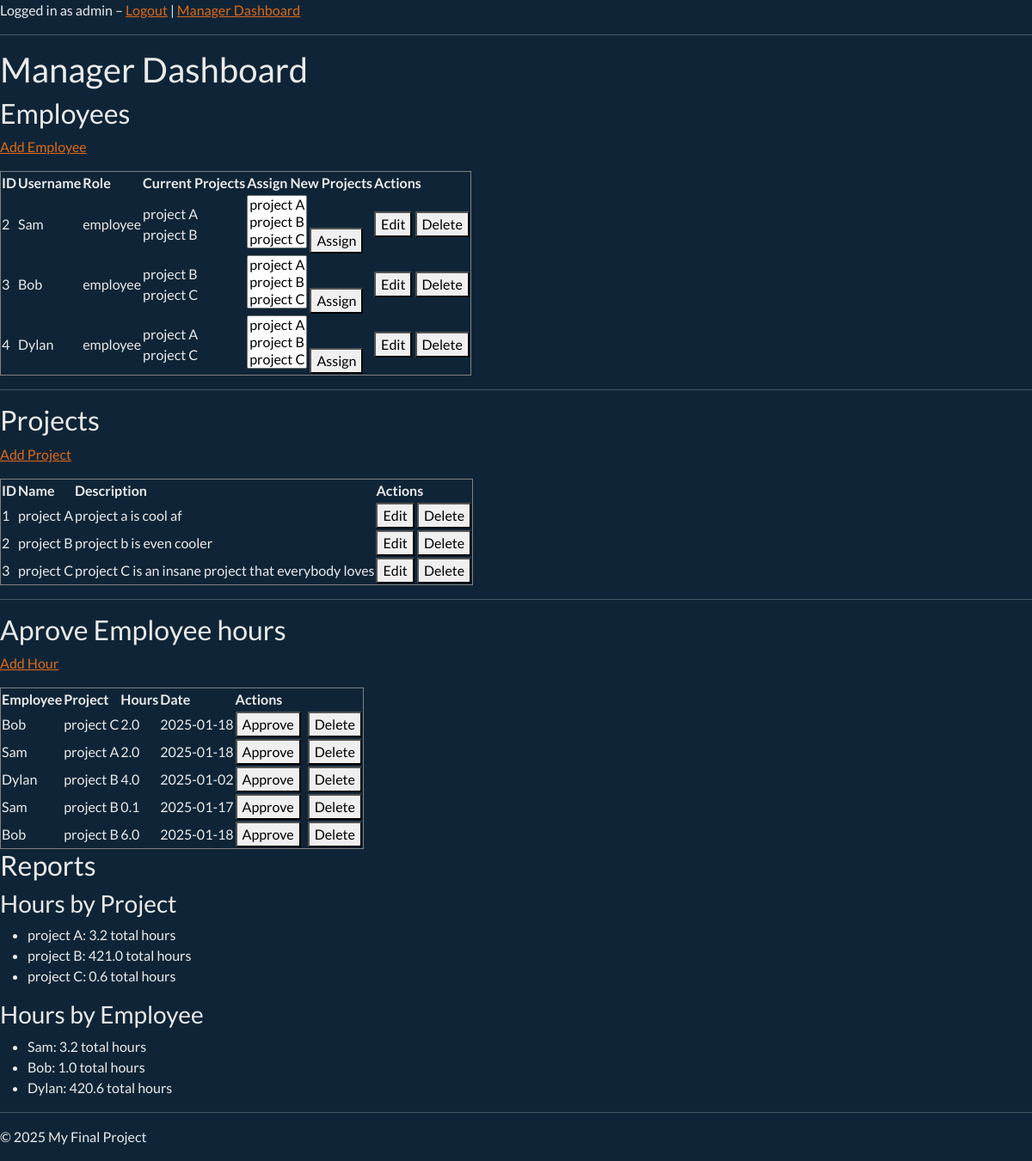
Page /manager/dashboard (signed in) on the earlier database version.
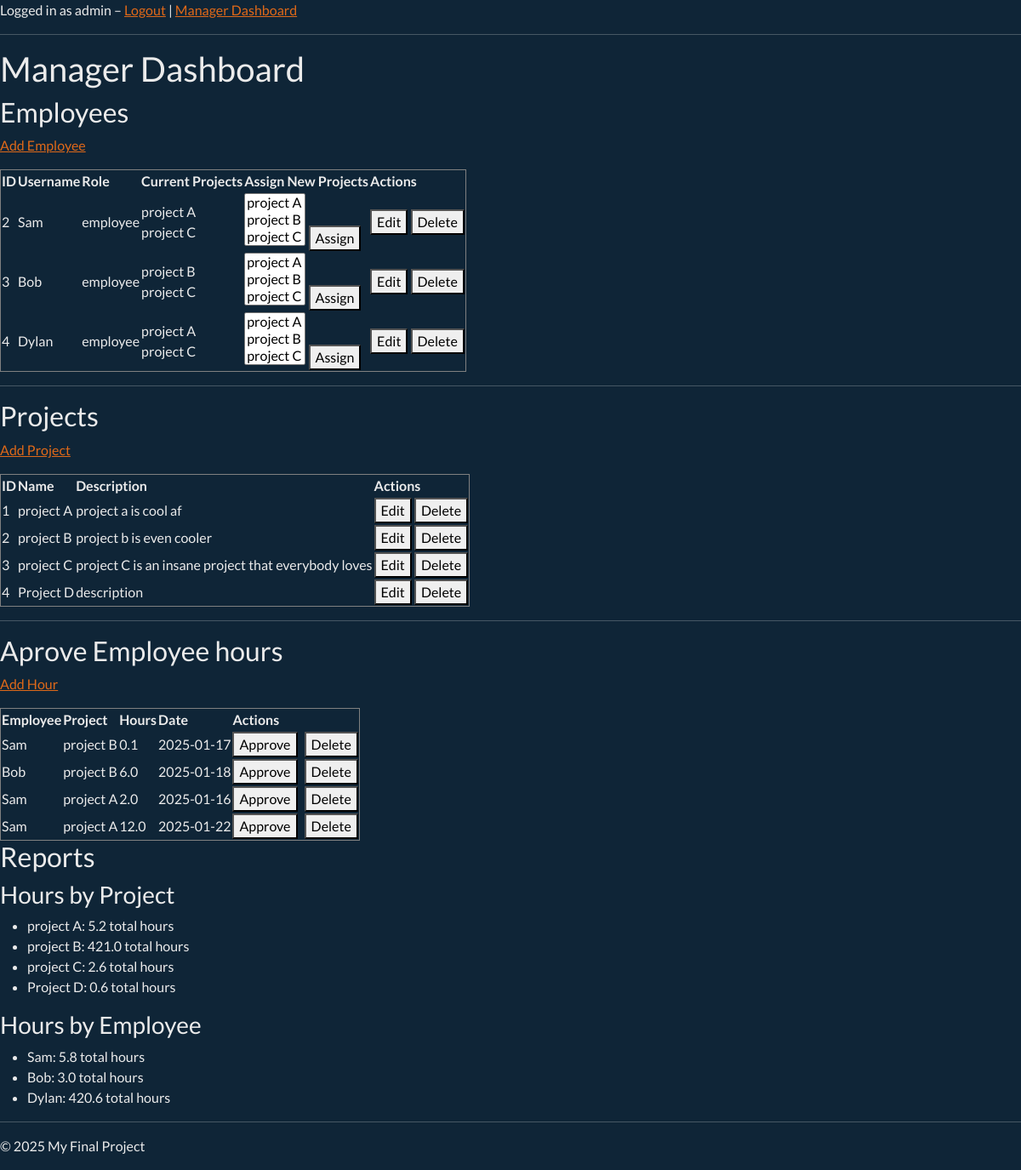
Same page on the later database version.
### app.py (models this page shows)
class User(db.Model):
    id = db.Column(db.Integer, primary_key=True)
    username = db.Column(db.String(150), unique=True, nullable=False)
    password = db.Column(db.String(150), nullable=False)
    role = db.Column(db.String(50), nullable=False, default="employee")
    first_name = db.Column(db.String(100), nullable=True)
    last_name = db.Column(db.String(100), nullable=True)
    phone = db.Column(db.String(50), nullable=True)
    address = db.Column(db.String(200), nullable=True)
    birthdate = db.Column(db.Date, nullable=True)
    hours_worked = db.Column(db.Float, default=0.0)
    projects = db.relationship(
        'Project',
        secondary=employee_projects,
        back_populates='users'
    )

class Project(db.Model):
    id = db.Column(db.Integer, primary_key=True)
    name = db.Column(db.String(150), unique=True, nullable=False)
    description = db.Column(db.String(500), nullable=True)
    total_hours = db.Column(db.Float, default=0.0)
    users = db.relationship(
        'User',
        secondary=employee_projects,
        back_populates='projects'
    )

class TimeLog(db.Model):
    id = db.Column(db.Integer, primary_key=True)
    user_id = db.Column(db.Integer, db.ForeignKey('user.id'), nullable=False)
    log_date = db.Column(db.Date, default=date.today)
    hours = db.Column(db.Float, default=0.0)
    approved = db.Column(db.Boolean, default=False)	# NEW: whether the hours are approved
    project_id = db.Column(db.Integer, db.ForeignKey('project.id'), nullable=True)
    project = db.relationship('Project')
    user = db.relationship('User', backref='time_logs')

### app.py (the view)
@app.route('/manager/dashboard')
@admin_required
def manager_dashboard():
    projects = Project.query.all()
    employees = User.query.filter(User.role != 'admin').all()
    project_summaries = []
    for p in projects:
        approved_hours = db.session.query(db.func.sum(TimeLog.hours))\
            .filter(TimeLog.project_id == p.id, TimeLog.approved == True)\
            .scalar() or 0.0
        project_summaries.append((p, approved_hours))
    employee_summaries = []
    for emp in employees:
        approved_hours = db.session.query(db.func.sum(TimeLog.hours))\
            .filter(TimeLog.user_id == emp.id, TimeLog.approved == True)\
            .scalar() or 0.0
        employee_summaries.append((emp, approved_hours))
    pending_logs = TimeLog.query.filter_by(approved=False).all()
    return render_template(
        'manager_dashboard.html',
        projects=projects,
        employees=employees,
        project_summaries=project_summaries,
        employee_summaries=employee_summaries,
        pending_logs=pending_logs
    )

### app.py (called while the page is built)
def admin_required(f):
    @wraps(f)
    def decorated_function(*args, **kwargs):
        if 'user_id' not in session or session.get('role') != 'admin':
            flash("Admin access required.", "danger")
            return redirect(url_for('login'))
        return f(*args, **kwargs)
    return decorated_function

@app.before_request
def setup():
    global app_initialized
    if not app_initialized:
        db.create_all()
        create_admin()
        app_initialized = True

### templates/manager_dashboard.html
{% extends "base.html" %}
{% block content %}
<h1>Manager Dashboard</h1>
<h2>Employees</h2>
<p><a href="{{ url_for('manager_add_employee') }}">Add Employee</a></p>
<table border="1">
    <thead>
        <tr>
            <th>ID</th>
            <th>Username</th>
            <th>Role</th>
            <th>Current Projects</th>
            <th>Assign New Projects</th>
            <th>Actions</th>
        </tr>
    </thead>
    <tbody>
    {% for emp in employees %}
        <tr>
            <td>{{ emp.id }}</td>
            <td>{{ emp.username }}</td>
            <td>{{ emp.role }}</td>
            <td>
                {% if emp.projects %}
                    {% for p in emp.projects %}
                        {{ p.name }}<br>
                    {% endfor %}
                {% else %}
                    None
                {% endif %}
            </td>
            <td>
                <form method="POST" action="{{ url_for('manager_assign_projects', user_id=emp.id) }}">
                    <select name="project_ids" multiple size="3">
                        {% for p in projects %}
                            <option value="{{ p.id }}">{{ p.name }}</option>
                        {% endfor %}
                    </select>
                    <button type="submit">Assign</button>
                </form>
            </td>
            <td>
                <a href="{{ url_for('manager_edit_employee', user_id=emp.id) }}" style="text-decoration:none;">
                    <button type="button">Edit</button>
                </a>
                <form action="{{ url_for('manager_delete_employee', user_id=emp.id) }}"
                      method="POST"
                      style="display:inline;"
                      onsubmit="return confirm('Delete this employee?');">
                    <button type="submit">Delete</button>
                </form>
            </td>
        </tr>
    {% endfor %}
    </tbody>
</table>
<hr>
<h2>Projects</h2>
<p><a href="{{ url_for('manager_add_project') }}">Add Project</a></p>
<table border="1">
    <tr>
        <th>ID</th>
        <th>Name</th>
        <th>Description</th>
        <th>Actions</th>
    </tr>
    {% for p in projects %}
    <tr>
        <td>{{ p.id }}</td>
        <td>{{ p.name }}</td>
        <td>{{ p.description }}</td>
        <td>
            <form action="{{ url_for('manager_edit_project', project_id=p.id) }}" method="GET" style="display:inline;">
                <button type="submit">Edit</button>
            </form>
            <form action="{{ url_for('manager_delete_project', project_id=p.id) }}" method="POST" style="display:inline;" onsubmit="return confirm('Delete this project?');">
                <button type="submit">Delete</button>
            </form>
        </td>
    </tr>
    {% endfor %}
</table>
<hr>
<h2>Aprove Employee hours</h2>
<p><a href="{{ url_for('manager_add_hour') }}">Add Hour</a></p>
<table border="1">
  <thead>
    <tr>
      <th>Employee</th>
      <th>Project</th>
      <th>Hours</th>
      <th>Date</th>
      <th>Actions</th>
    </tr>
  </thead>
  <tbody>
  {% for log in pending_logs %}
    <tr>
      <td>{{ log.user.username }}</td>
      <td>{{ log.project.name if log.project else "N/A" }}</td>
      <td>{{ log.hours }}</td>
      <td>{{ log.log_date }}</td>
      <td>
        <form action="{{ url_for('manger_approve_hours', hour_id=log.id) }}"
              method="POST"
              style="display:inline;">
          <button type="submit">Approve</button>
        </form>
        <form action="{{ url_for('manager_delete_hour', hour_id=log.id) }}"
              method="POST"
              style="display:inline; margin-left: 5px;">
          <button type="submit">Delete</button>
        </form>
      </td>
    </tr>
  {% endfor %}
  </tbody>
</table>
<h2>Reports</h2>
<h3>Hours by Project</h3>
<ul>
{% for proj, hours in project_summaries %}
    <li>{{ proj.name }}: {{ hours }} total hours</li>
{% endfor %}
</ul>
<h3>Hours by Employee</h3>
<ul>
{% for emp, hours in employee_summaries %}
    <li>{{ emp.username }}: {{ hours }} total hours</li>
{% endfor %}
</ul>
{% endblock %}

Differences in the rows shown:
no longer on this page (row edited): TimeLog: user.username "Bob", project "project C", hours "2.0", log_date "2025-01-18"
no longer on this page (row edited): TimeLog: user.username "Sam", project "project A", hours "2.0", log_date "2025-01-18"
removed TimeLog: user.username "Dylan", project "project B", hours "4.0", log_date "2025-01-02"
changed User "Sam": gains Project (name "project C", id "3", description "project C is an insane project that everybody loves", hours "2.6"); hours "3.2" → "5.8"; loses Project (name "project B", id "2", description "project b is even cooler", hours "421.0")
computed for Project "project A": hours "3.2" → "5.2"
computed for Project "project C": hours "0.6" → "2.6"
computed for User "Bob": hours "1.0" → "3.0"
added Project: id "4", name "Project D", description "description", hours "0.6"
added TimeLog: user.username "Sam", project "project A", hours "2.0", log_date "2025-01-16"
added TimeLog: user.username "Sam", project "project A", hours "12.0", log_date "2025-01-22"
